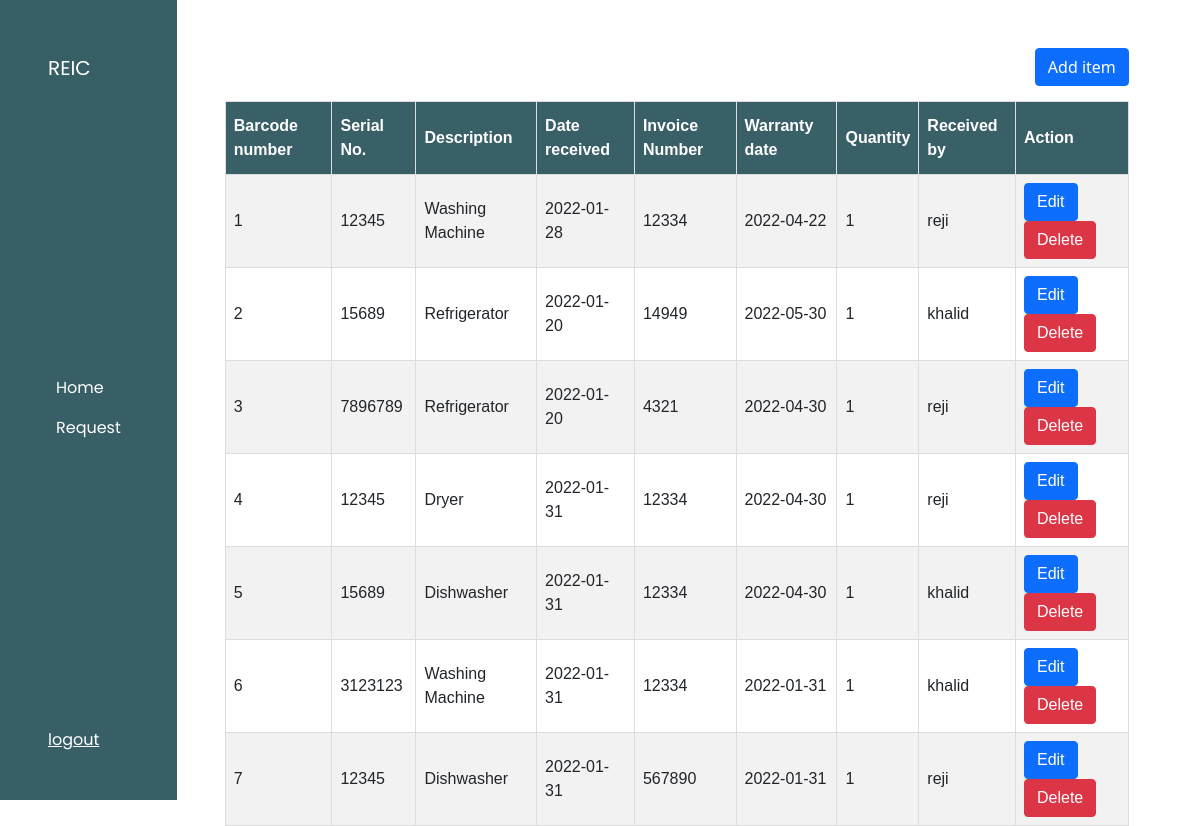
/user/restocking.php, run on the app's committed database.
### tables this page shows
CREATE TABLE `inventory` (
  `barcode_number` int(5) NOT NULL,
  `serial_no` int(5) NOT NULL,
  `appliances` varchar(255) NOT NULL,
  `date` date NOT NULL,
  `invoice_no` varchar(255) NOT NULL,
  `warranty_date` date NOT NULL,
  `quantity` int(5) NOT NULL,
  `Status` varchar(255) NOT NULL,
  `user` int(5) NOT NULL
);

CREATE TABLE `account` (
  `ACCOUNT_ID` int(5) NOT NULL,
  `EMAIL` varchar(255) NOT NULL,
  `PASSWORD` varchar(255) NOT NULL,
  `PERMISSION` varchar(255) NOT NULL
);

### user/restocking.php (the view, shortened to what this page needs)
<!DOCTYPE html>
<html lang="en">
<head>
    <link rel="stylesheet" href="https://cdn.jsdelivr.net/npm/bootstrap@5.1.3/dist/css/bootstrap.min.css">
    <link rel="stylesheet" href="../css/user_styles/user_style.css">
</head>
<body>
    <div class="d-flex flex-row dashboard">
        <nav class="navbar navbar-expand-lg p-5 flex-column align-items-start menu">
            <a class="navbar-brand text-white" href="#">REIC</a>
            <div class="collapse navbar-collapse" id="collapsibleNavbar">
             <ul class="navbar-nav flex-column">
                    <li class="nav-item active">
                        <a href="user.php" class="nav-link text-white">Home</a>
                    </li>
                    <li class="nav-item active">
                        <a href="request.php" class="nav-link text-white">Request</a>
                    </li>
                </ul>
            </div>
            <a href="../index.php" class="logout text-white">logout</a>
        </nav>
        <div class="p-5 col-10">
            <div class="column-content-header">
                <button type="button" class="btn btn-primary" data-toggle="modal" data-target="#exampleModalCenter">
                    Add item
                </button>
        </div>
            <div>
                <table id="customers">
                    <tr>
                    <th>Barcode number</th>
                    <th>Serial No.</th>
                    <th>Description</th>
                    <th>Date received</th>
                    <th>Invoice Number</th>
                    <th>Warranty date</th>
                    <th>Quantity</th>
                    <th>Received by</th>
                    <th>Action</th>
                    </tr>
                    <?php
                    include("../db/dbconn.php");
                    $sql = "Select barcode_number,serial_no,appliances,date,invoice_no,warranty_date,quantity,account.email,account.account_id
                    from inventory left join account on inventory.user=account.account_id";
                    $result = mysqli_query($dbconn, $sql);
                    while ($row = mysqli_fetch_array($result)) {
                        echo "<tr><td class=row_".$row['barcode_number'].">".$row['barcode_number']."</td>
                        <td class='serial'>".$row['serial_no']."</td>
                        <td>".$row['appliances']."</td>
                        <td>".$row['date']."</td>
                        <td>".$row['invoice_no']."</td>
                        <td>".$row['warranty_date']."</td>
                        <td>".$row['quantity']."</td>
                        <td>".$row['email']."</td>
                        <td style='display:none'>".$row['account_id']."</td>
                        <td><button class='btn btn-primary btn_edit' data-toggle='modal' data-target='#editmodal' id='editbtn'>Edit</button>
                        <button class='btn btn-danger btn_delete' data-toggle='modal' data-target='#deletemodal'>Delete</button></td></tr>";
                    }
                    ?>
                </table>
            </div>
        </div>
    </div>
</body>
</html>

### css/user_styles/user_style.css (style rules this page uses)
* { padding: 0; margin: 0; -webkit-box-sizing: border-box; box-sizing: border-box; }
body { background-color: white; }
.dashboard { height: 100vh; }
.menu { font-family: 'Poppins', sans-serif; background-color: #385e66; }
.column-content-header { display: -webkit-box; display: -ms-flexbox; display: flex; -webkit-box-pack: right; -ms-flex-pack: right; justify-content: right; }
#customers { font-family: Arial, Helvetica, sans-serif; border-collapse: collapse; width: 100%; margin-top: 15px; }
#customers td, #customers th { border: 1px solid #ddd; padding: 8px; }
#customers tr:nth-child(even) { background-color: #f2f2f2; }
#customers th { padding-top: 12px; padding-bottom: 12px; text-align: left; background-color: #395F67; color: white; }

### data on the page
inventory: barcode_number "1", serial_no "12345", appliances "Washing Machine", date "2022-01-28", invoice_no "12334", warranty_date "2022-04-22", quantity "1", user.EMAIL "reji"
inventory: barcode_number "2", serial_no "15689", appliances "Refrigerator", date "2022-01-20", invoice_no "14949", warranty_date "2022-05-30", quantity "1", user.EMAIL "khalid"
inventory: barcode_number "3", serial_no "7896789", appliances "Refrigerator", date "2022-01-20", invoice_no "4321", warranty_date "2022-04-30", quantity "1", user.EMAIL "reji"
inventory: barcode_number "4", serial_no "12345", appliances "Dryer", date "2022-01-31", invoice_no "12334", warranty_date "2022-04-30", quantity "1", user.EMAIL "reji"
inventory: barcode_number "5", serial_no "15689", appliances "Dishwasher", date "2022-01-31", invoice_no "12334", warranty_date "2022-04-30", quantity "1", user.EMAIL "khalid"
inventory: barcode_number "6", serial_no "3123123", appliances "Washing Machine", date "2022-01-31", invoice_no "12334", warranty_date "2022-01-31", quantity "1", user.EMAIL "khalid"
inventory: barcode_number "7", serial_no "12345", appliances "Dishwasher", date "2022-01-31", invoice_no "567890", warranty_date "2022-01-31", quantity "1", user.EMAIL "reji"
